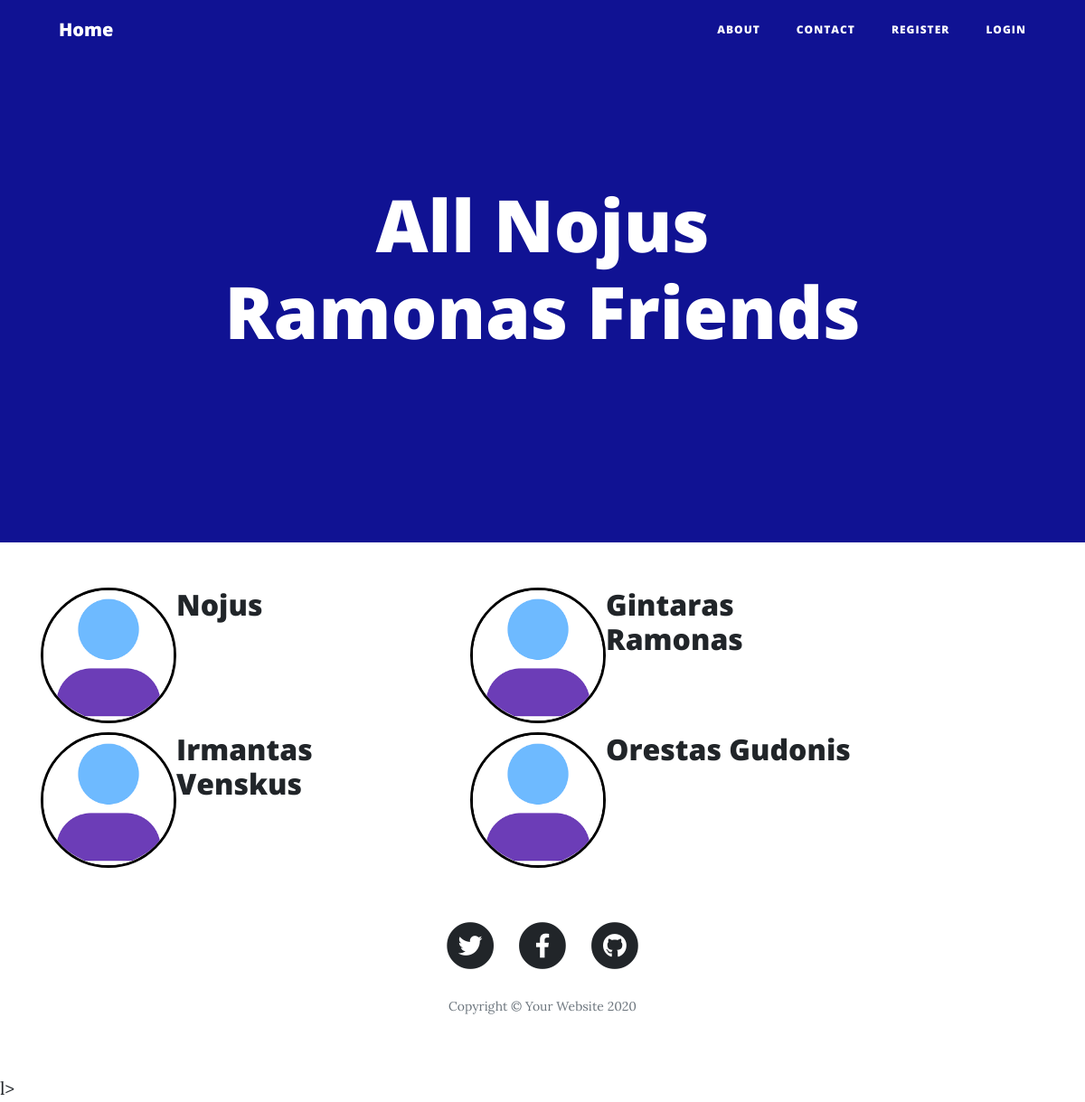
/user/1/view_friends, run on the app's committed database.
### main.py (models this page shows, shortened)
class User(UserMixin, db.Model):
    __tablename__ = "users"
    id = db.Column(db.Integer, primary_key=True)
    email = db.Column(db.String(100), unique=True)
    password = db.Column(db.String(100))
    name = db.Column(db.String(1000))
    posts = db.relationship("BlogPost", back_populates="author")
    comments = db.relationship("Comments", back_populates="comment_author")
    movies = db.relationship("Movies", back_populates="movie_user")
    friends = db.relationship("Friends", back_populates="requested_user")
    about = db.Column(db.Text, nullable=True)
    profile_image = db.Column(db.String(100))
    requests = db.relationship("FriendRequests", back_populates="user_request")
    liked_posts = db.relationship("PostLikes", back_populates="user")

### main.py (the view)
@app.route("/user/<int:user_id>/view_friends")
def view_all_friends(user_id):
    user = User.query.get(user_id)
    addressed_friends = []
    requested_friends = []
    for friend in Friends.query.filter_by(addressed_id=user_id).all():
        addressed_friends += [User.query.get(friend.requested_id)]
    for friend in Friends.query.filter_by(requested_id=user_id).all():
        requested_friends += [User.query.get(friend.addressed_id)]
    all_friends = requested_friends + addressed_friends
    return render_template('all_friends.html', friends=all_friends, user=user)

### templates/all_friends.html
{% include "header.html" %}
  <header class="masthead" style="background: blue">
    <div class="overlay"></div>
    <div class="container">
      <div class="row">
        <div class="col-lg-8 col-md-10 mx-auto">
          <div class="page-heading">
            <h1>All {{ user.name }} Friends</h1>
          </div>
        </div>
      </div>
    </div>
  </header>
<div class="container">
  <div class="row ">
    {% for friend in friends %}
      <div class="col-5" style="padding-bottom: 10px">
          <a><img width="150px" height="150px" style="border: 3px solid black; float: left;  border-radius: 50%;  object-fit: cover;" src="{{ url_for('static', filename='img/' + friend.profile_image) }}"></a>
          <a href="{{ url_for('users_profile', user_id=friend.id) }}"><h2> {{ friend.name }} </h2></a>
      </div>
    {% endfor %}
  </div>
</div>
  {% include "footer.html" %}l>

### data on the page
User: name "Nojus Ramonas"
User: profile_image (picture), name "Nojus"
User: profile_image (picture), name "Gintaras Ramonas"
User: profile_image (picture), name "Irmantas Venskus"
User: profile_image (picture), name "Orestas Gudonis"
